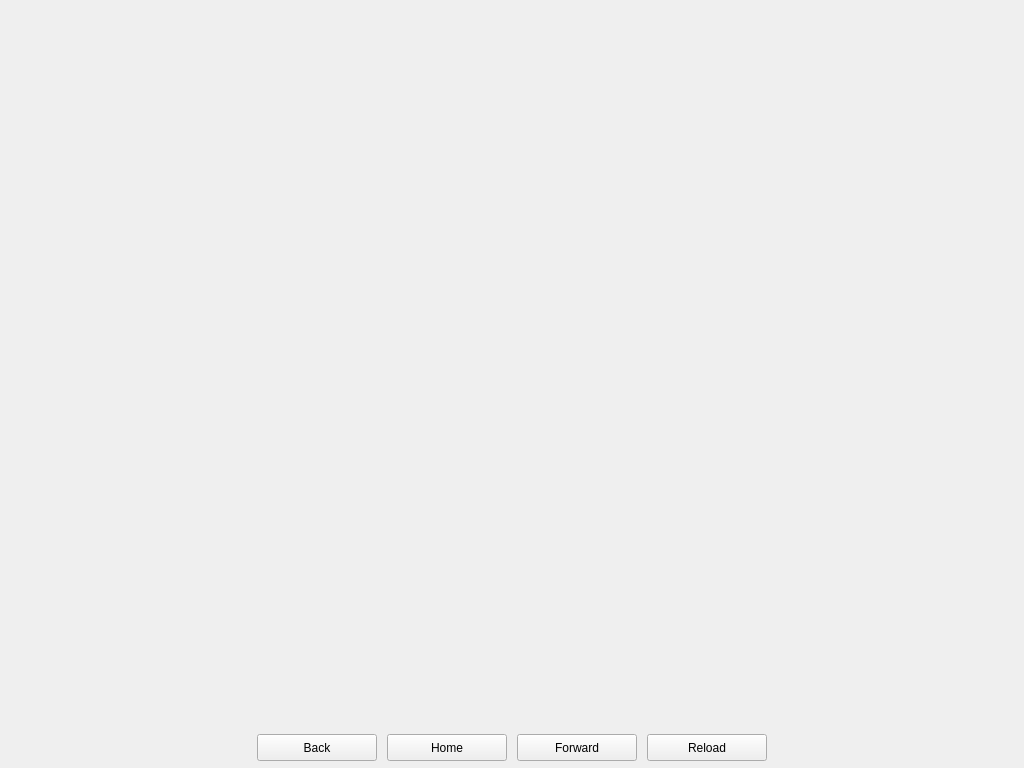
<?xml version="1.0" encoding="UTF-8"?>
<ui version="4.0">
 <class>GetKateCoinPage</class>
 <widget class="QWidget" name="GetKateCoinPage">
  <property name="geometry">
   <rect>
    <x>0</x>
    <y>0</y>
    <width>1024</width>
    <height>768</height>
   </rect>
  </property>
  <property name="windowTitle">
   <string>Form</string>
  </property>
  <property name="autoFillBackground">
   <bool>false</bool>
  </property>
  <layout class="QGridLayout" name="gridLayout">
   <property name="leftMargin">
    <number>0</number>
   </property>
   <property name="topMargin">
    <number>0</number>
   </property>
   <property name="rightMargin">
    <number>0</number>
   </property>
   <property name="bottomMargin">
    <number>0</number>
   </property>
   <property name="spacing">
    <number>0</number>
   </property>
   <item row="0" column="0">
    <widget class="WebView" name="webView" native="true">
     <property name="sizePolicy">
      <sizepolicy hsizetype="Expanding" vsizetype="Expanding">
       <horstretch>0</horstretch>
       <verstretch>0</verstretch>
      </sizepolicy>
     </property>
     <property name="minimumSize">
      <size>
       <width>0</width>
       <height>0</height>
      </size>
     </property>
     <property name="url" stdset="0">
      <url>
       <string>about:blank</string>
      </url>
     </property>
    </widget>
   </item>
   <item row="1" column="0" alignment="Qt::AlignHCenter|Qt::AlignBottom">
    <widget class="QFrame" name="frame">
     <property name="sizePolicy">
      <sizepolicy hsizetype="Fixed" vsizetype="Fixed">
       <horstretch>0</horstretch>
       <verstretch>0</verstretch>
      </sizepolicy>
     </property>
     <property name="minimumSize">
      <size>
       <width>0</width>
       <height>40</height>
      </size>
     </property>
     <property name="layoutDirection">
      <enum>Qt::LeftToRight</enum>
     </property>
     <property name="autoFillBackground">
      <bool>false</bool>
     </property>
     <property name="frameShape">
      <enum>QFrame::NoFrame</enum>
     </property>
     <property name="frameShadow">
      <enum>QFrame::Raised</enum>
     </property>
     <layout class="QGridLayout" name="gridLayout_2">
      <property name="leftMargin">
       <number>10</number>
      </property>
      <property name="topMargin">
       <number>0</number>
      </property>
      <property name="rightMargin">
       <number>10</number>
      </property>
      <property name="bottomMargin">
       <number>0</number>
      </property>
      <property name="horizontalSpacing">
       <number>10</number>
      </property>
      <property name="verticalSpacing">
       <number>0</number>
      </property>
      <item row="0" column="0">
       <widget class="QPushButton" name="back">
        <property name="sizePolicy">
         <sizepolicy hsizetype="Preferred" vsizetype="Preferred">
          <horstretch>0</horstretch>
          <verstretch>0</verstretch>
         </sizepolicy>
        </property>
        <property name="minimumSize">
         <size>
          <width>120</width>
          <height>27</height>
         </size>
        </property>
        <property name="maximumSize">
         <size>
          <width>120</width>
          <height>27</height>
         </size>
        </property>
        <property name="text">
         <string>Back</string>
        </property>
        <property name="icon">
         <iconset resource="../bitcoin.qrc">
          <normaloff>:/icons/back</normaloff>:/icons/back</iconset>
        </property>
        <property name="iconSize">
         <size>
          <width>12</width>
          <height>12</height>
         </size>
        </property>
       </widget>
      </item>
      <item row="0" column="3">
       <widget class="QPushButton" name="reload">
        <property name="sizePolicy">
         <sizepolicy hsizetype="Preferred" vsizetype="Preferred">
          <horstretch>0</horstretch>
          <verstretch>0</verstretch>
         </sizepolicy>
        </property>
        <property name="minimumSize">
         <size>
          <width>120</width>
          <height>27</height>
         </size>
        </property>
        <property name="maximumSize">
         <size>
          <width>120</width>
          <height>27</height>
         </size>
        </property>
        <property name="text">
         <string>Reload</string>
        </property>
        <property name="icon">
         <iconset resource="../bitcoin.qrc">
          <normaloff>:/icons/reload</normaloff>:/icons/reload</iconset>
        </property>
        <property name="iconSize">
         <size>
          <width>12</width>
          <height>12</height>
         </size>
        </property>
       </widget>
      </item>
      <item row="0" column="1">
       <widget class="QPushButton" name="home">
        <property name="sizePolicy">
         <sizepolicy hsizetype="Preferred" vsizetype="Preferred">
          <horstretch>0</horstretch>
          <verstretch>0</verstretch>
         </sizepolicy>
        </property>
        <property name="minimumSize">
         <size>
          <width>120</width>
          <height>27</height>
         </size>
        </property>
        <property name="maximumSize">
         <size>
          <width>120</width>
          <height>27</height>
         </size>
        </property>
        <property name="text">
         <string>Home</string>
        </property>
        <property name="icon">
         <iconset resource="../bitcoin.qrc">
          <normaloff>:/icons/home</normaloff>:/icons/home</iconset>
        </property>
        <property name="iconSize">
         <size>
          <width>12</width>
          <height>12</height>
         </size>
        </property>
       </widget>
      </item>
      <item row="0" column="2">
       <widget class="QPushButton" name="forward">
        <property name="sizePolicy">
         <sizepolicy hsizetype="Preferred" vsizetype="Preferred">
          <horstretch>0</horstretch>
          <verstretch>0</verstretch>
         </sizepolicy>
        </property>
        <property name="minimumSize">
         <size>
          <width>120</width>
          <height>27</height>
         </size>
        </property>
        <property name="maximumSize">
         <size>
          <width>120</width>
          <height>27</height>
         </size>
        </property>
        <property name="text">
         <string>Forward</string>
        </property>
        <property name="icon">
         <iconset resource="../bitcoin.qrc">
          <normaloff>:/icons/forward</normaloff>:/icons/forward</iconset>
        </property>
        <property name="iconSize">
         <size>
          <width>12</width>
          <height>12</height>
         </size>
        </property>
       </widget>
      </item>
     </layout>
    </widget>
   </item>
  </layout>
 </widget>
 <customwidgets>
  <customwidget>
   <class>WebView</class>
   <extends>QWidget</extends>
   <header>webview.h</header>
  </customwidget>
 </customwidgets>
 <resources>
  <include location="../bitcoin.qrc"/>
 </resources>
 <connections/>
</ui>
